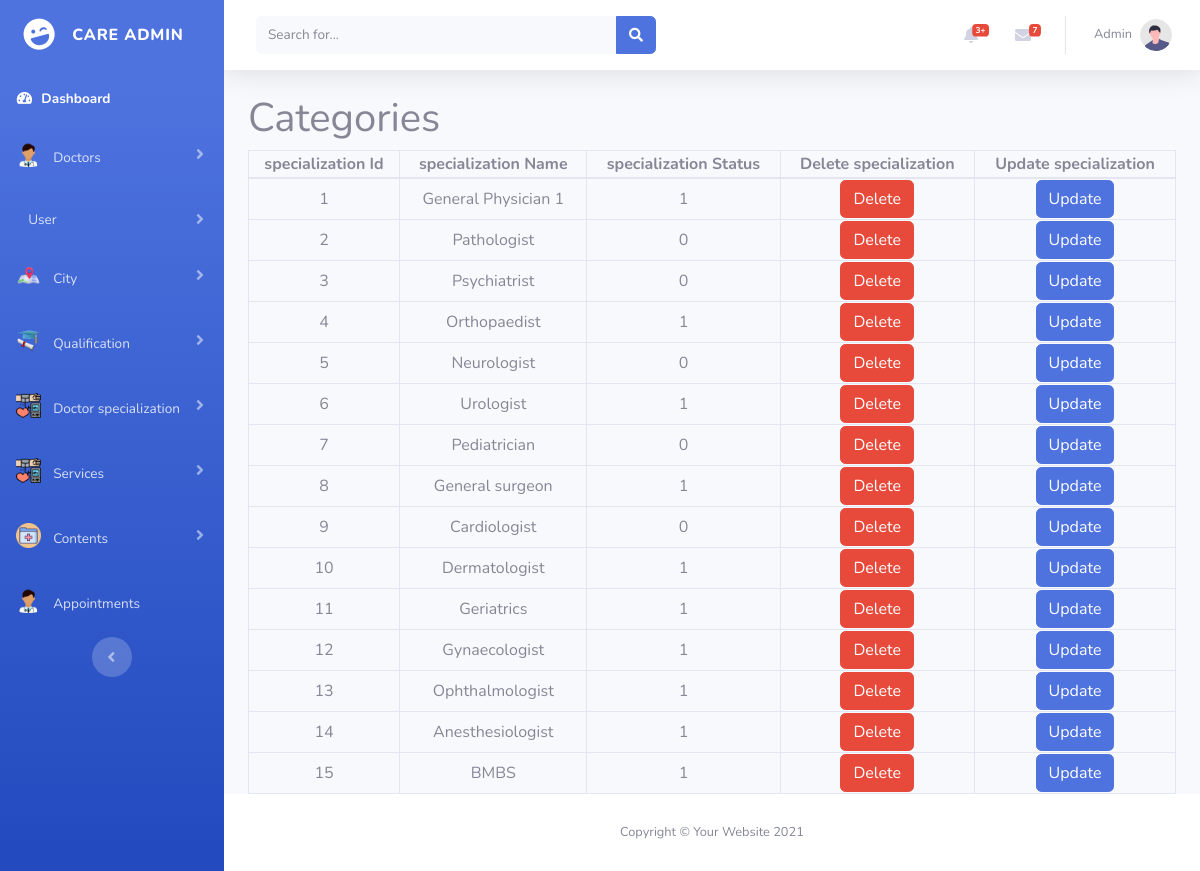
The page /admin/viewspecialization.php (signed in) on the database as committed earlier.
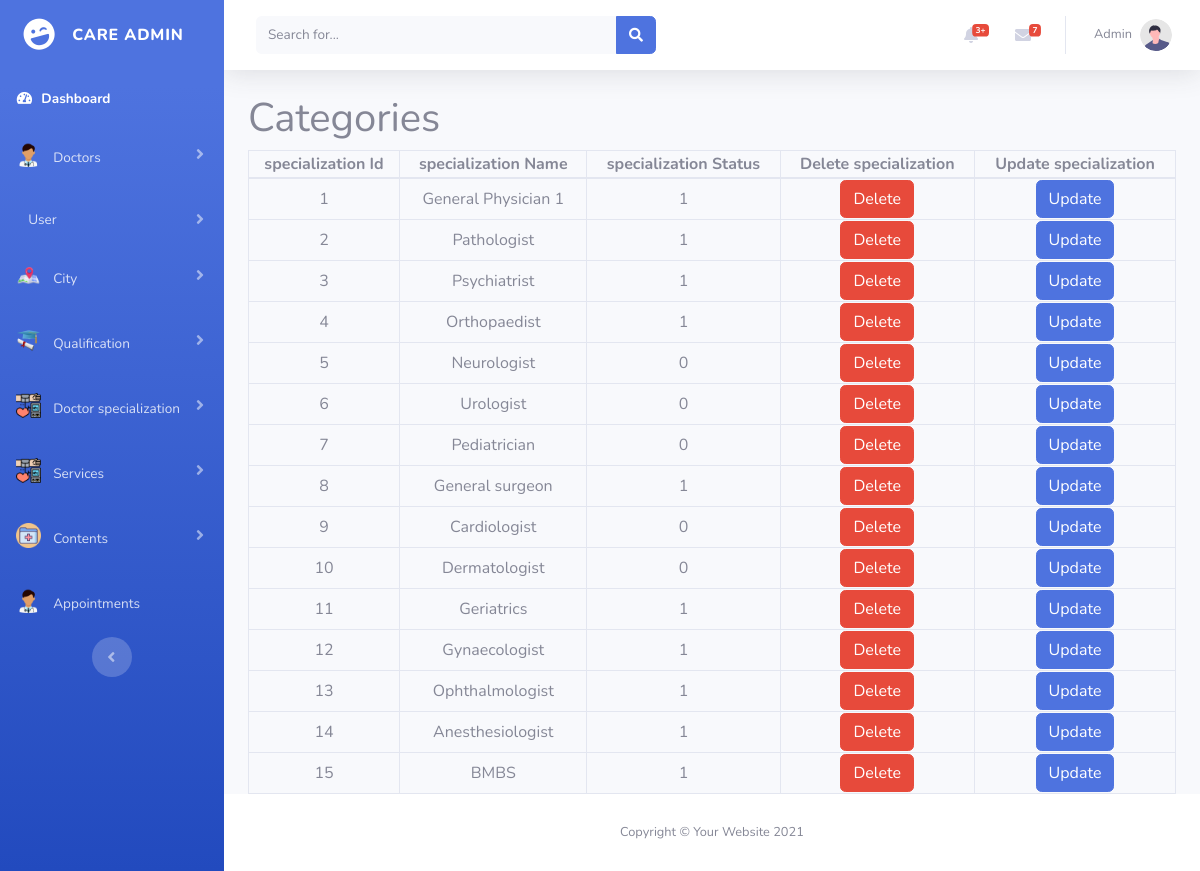
The same page on the database as committed later.
### tables this page shows
CREATE TABLE `specialization` (
  `specialization_id` int(11) NOT NULL,
  `specialization_name` varchar(200) NOT NULL,
  `status` int(11) NOT NULL
);

### admin/viewspecialization.php (the view, shortened to what this page needs)
<?php
include("connection.php");
$select_specialization_query = "SELECT * FROM `specialization`";
$run_select_specialization_query = mysqli_query($connection, $select_specialization_query);
?>
<!DOCTYPE html>
<html lang="en">
<head>
    <link href="vendor/fontawesome-free/css/all.min.css" rel="stylesheet" type="text/css">
    <link href="https://cdn.jsdelivr.net/npm/bootstrap@5.0.2/dist/css/bootstrap.min.css" rel="stylesheet"
>
    <link href="css/sb-admin-2.min.css" rel="stylesheet">
</head>
<body id="page-top">
    <div id="wrapper">
        <?php include 'sidebar.php'; ?>
        <div id="content-wrapper" class="d-flex flex-column">
            <div id="content">
                <?php include 'topbar.php'; ?>
                <div class="container">
                    <h1>Categories</h1>
                    <table class="table-bordered w-100 text-center">
                        <thead>
                            <th>specialization Id</th>
                            <th>specialization Name</th>
                            <th>specialization Status</th>
                            <th>Delete specialization</th>
                            <th>Update specialization</th>
                        </thead>
                        <tbody>
                            <?php while ($row_specialization = mysqli_fetch_array($run_select_specialization_query)) { ?>
                                <tr>
                                    <td>
                                        <?php echo $row_specialization['specialization_id']; ?>
                                    </td>
                                    <td>
                                        <?php echo $row_specialization['specialization_name']; ?>
                                    </td>
                                    <td>
                                        <?php echo $row_specialization['status']; ?>
                                    </td>
                                    <td><a href="delete_specialization.php?cat_id=<?php echo $row_specialization['specialization_id']; ?>"
                                            class="btn btn-danger">Delete</a></td>
                                    <td><a href="update_specialization.php?cat_id=<?php echo $row_specialization['specialization_id']; ?>"
                                            class="btn btn-primary">Update</a></td>
                                </tr>
                            <?php } ?>
                        </tbody>
                    </table>
                </div>
            </div>
            <?php include 'footer.php' ?>
        </div>
    </div>
</body>
</html>

Rows that differ between the two databases and show on the page:
changed specialization "Pathologist": status "0" → "1"
changed specialization "Psychiatrist": status "0" → "1"
changed specialization "Urologist": status "1" → "0"
changed specialization "Dermatologist": status "1" → "0"
